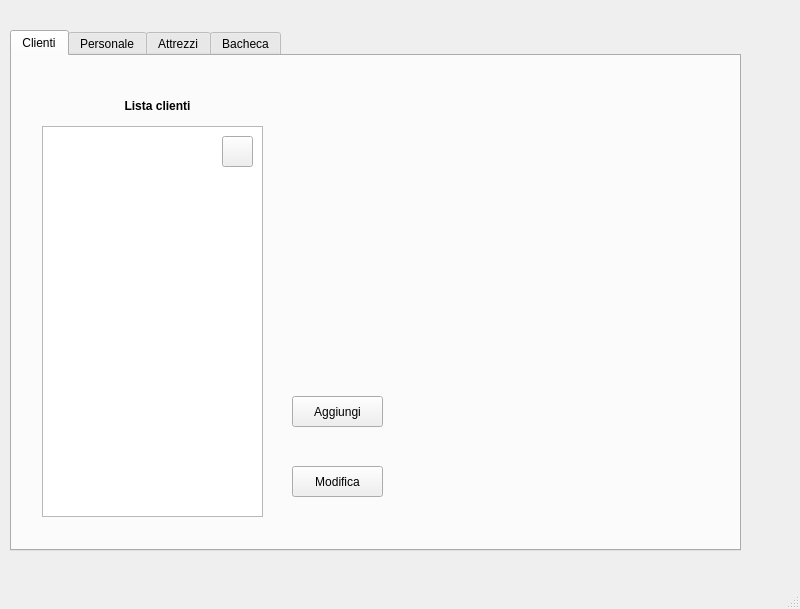
<?xml version="1.0" encoding="UTF-8"?>
<ui version="4.0">
 <class>MainWindow</class>
 <widget class="QMainWindow" name="MainWindow">
  <property name="geometry">
   <rect>
    <x>0</x>
    <y>0</y>
    <width>800</width>
    <height>609</height>
   </rect>
  </property>
  <property name="windowTitle">
   <string>MainWindow</string>
  </property>
  <widget class="QWidget" name="centralwidget">
   <widget class="QTabWidget" name="tabWidget">
    <property name="geometry">
     <rect>
      <x>10</x>
      <y>30</y>
      <width>731</width>
      <height>521</height>
     </rect>
    </property>
    <property name="tabPosition">
     <enum>QTabWidget::North</enum>
    </property>
    <property name="currentIndex">
     <number>0</number>
    </property>
    <widget class="QWidget" name="tabCli">
     <attribute name="title">
      <string>Clienti</string>
     </attribute>
     <widget class="QListWidget" name="listWidgetCli">
      <property name="geometry">
       <rect>
        <x>30</x>
        <y>70</y>
        <width>221</width>
        <height>391</height>
       </rect>
      </property>
     </widget>
     <widget class="QPushButton" name="btnnAggCli">
      <property name="geometry">
       <rect>
        <x>280</x>
        <y>340</y>
        <width>91</width>
        <height>31</height>
       </rect>
      </property>
      <property name="text">
       <string>Aggiungi</string>
      </property>
     </widget>
     <widget class="QPushButton" name="btnModificaCli">
      <property name="geometry">
       <rect>
        <x>280</x>
        <y>410</y>
        <width>91</width>
        <height>31</height>
       </rect>
      </property>
      <property name="text">
       <string>Modifica</string>
      </property>
     </widget>
     <widget class="QPushButton" name="btn_aggiorna">
      <property name="geometry">
       <rect>
        <x>210</x>
        <y>80</y>
        <width>31</width>
        <height>31</height>
       </rect>
      </property>
      <property name="text">
       <string/>
      </property>
      <property name="icon">
       <iconset>
        <normaloff>../../../../../Desktop/aggiornamento.jpg</normaloff>../../../../../Desktop/aggiornamento.jpg</iconset>
      </property>
      <property name="iconSize">
       <size>
        <width>50</width>
        <height>50</height>
       </size>
      </property>
     </widget>
     <widget class="QLabel" name="lbl_testo">
      <property name="geometry">
       <rect>
        <x>30</x>
        <y>40</y>
        <width>231</width>
        <height>21</height>
       </rect>
      </property>
      <property name="font">
       <font>
        <weight>75</weight>
        <bold>true</bold>
       </font>
      </property>
      <property name="frameShape">
       <enum>QFrame::NoFrame</enum>
      </property>
      <property name="text">
       <string>&lt;html&gt;&lt;head/&gt;&lt;body&gt;&lt;p align=&quot;center&quot;&gt;Lista clienti&lt;/p&gt;&lt;/body&gt;&lt;/html&gt;</string>
      </property>
     </widget>
     <widget class="QLabel" name="label_2">
      <property name="geometry">
       <rect>
        <x>0</x>
        <y>0</y>
        <width>731</width>
        <height>491</height>
       </rect>
      </property>
      <property name="text">
       <string/>
      </property>
      <property name="pixmap">
       <pixmap>../../Resources/logo/pngGUI_client/Sfondodecisivo.png</pixmap>
      </property>
      <property name="scaledContents">
       <bool>true</bool>
      </property>
     </widget>
     <widget class="QLabel" name="label_9">
      <property name="geometry">
       <rect>
        <x>350</x>
        <y>30</y>
        <width>341</width>
        <height>191</height>
       </rect>
      </property>
      <property name="text">
       <string/>
      </property>
      <property name="pixmap">
       <pixmap>../../Resources/logo/download (1).jpg</pixmap>
      </property>
      <property name="scaledContents">
       <bool>true</bool>
      </property>
     </widget>
     <zorder>label_2</zorder>
     <zorder>listWidgetCli</zorder>
     <zorder>btnnAggCli</zorder>
     <zorder>btnModificaCli</zorder>
     <zorder>btn_aggiorna</zorder>
     <zorder>lbl_testo</zorder>
     <zorder>label_9</zorder>
    </widget>
    <widget class="QWidget" name="tabPer">
     <attribute name="title">
      <string>Personale</string>
     </attribute>
     <widget class="QListWidget" name="listWidget">
      <property name="geometry">
       <rect>
        <x>30</x>
        <y>70</y>
        <width>221</width>
        <height>381</height>
       </rect>
      </property>
     </widget>
     <widget class="QPushButton" name="btnAggPer">
      <property name="geometry">
       <rect>
        <x>280</x>
        <y>340</y>
        <width>101</width>
        <height>31</height>
       </rect>
      </property>
      <property name="text">
       <string>Aggiungi</string>
      </property>
     </widget>
     <widget class="QPushButton" name="btnViewPer">
      <property name="geometry">
       <rect>
        <x>280</x>
        <y>400</y>
        <width>101</width>
        <height>31</height>
       </rect>
      </property>
      <property name="text">
       <string>Visualizza</string>
      </property>
     </widget>
     <widget class="QLabel" name="lbl_testo_2">
      <property name="geometry">
       <rect>
        <x>40</x>
        <y>40</y>
        <width>211</width>
        <height>21</height>
       </rect>
      </property>
      <property name="font">
       <font>
        <weight>75</weight>
        <bold>true</bold>
       </font>
      </property>
      <property name="frameShape">
       <enum>QFrame::NoFrame</enum>
      </property>
      <property name="text">
       <string>&lt;html&gt;&lt;head/&gt;&lt;body&gt;&lt;p align=&quot;center&quot;&gt;Lista personale&lt;/p&gt;&lt;/body&gt;&lt;/html&gt;</string>
      </property>
     </widget>
     <widget class="QPushButton" name="btn_aggiorna_2">
      <property name="geometry">
       <rect>
        <x>210</x>
        <y>80</y>
        <width>31</width>
        <height>31</height>
       </rect>
      </property>
      <property name="text">
       <string/>
      </property>
      <property name="icon">
       <iconset>
        <normaloff>../../../../../Desktop/aggiornamento.jpg</normaloff>../../../../../Desktop/aggiornamento.jpg</iconset>
      </property>
      <property name="iconSize">
       <size>
        <width>50</width>
        <height>50</height>
       </size>
      </property>
     </widget>
     <widget class="QLabel" name="label_3">
      <property name="geometry">
       <rect>
        <x>0</x>
        <y>0</y>
        <width>731</width>
        <height>491</height>
       </rect>
      </property>
      <property name="text">
       <string/>
      </property>
      <property name="pixmap">
       <pixmap>../../Resources/logo/pngGUI_client/Sfondodecisivo.png</pixmap>
      </property>
      <property name="scaledContents">
       <bool>true</bool>
      </property>
     </widget>
     <widget class="QLabel" name="label_7">
      <property name="geometry">
       <rect>
        <x>350</x>
        <y>20</y>
        <width>341</width>
        <height>191</height>
       </rect>
      </property>
      <property name="text">
       <string/>
      </property>
      <property name="pixmap">
       <pixmap>../../Resources/logo/download (1).jpg</pixmap>
      </property>
      <property name="scaledContents">
       <bool>true</bool>
      </property>
     </widget>
     <zorder>label_3</zorder>
     <zorder>listWidget</zorder>
     <zorder>btnAggPer</zorder>
     <zorder>btnViewPer</zorder>
     <zorder>lbl_testo_2</zorder>
     <zorder>btn_aggiorna_2</zorder>
     <zorder>label_7</zorder>
    </widget>
    <widget class="QWidget" name="tabAtt">
     <attribute name="title">
      <string>Attrezzi</string>
     </attribute>
     <widget class="QPushButton" name="btnAggAtt">
      <property name="geometry">
       <rect>
        <x>390</x>
        <y>360</y>
        <width>91</width>
        <height>31</height>
       </rect>
      </property>
      <property name="text">
       <string>Aggiungi</string>
      </property>
     </widget>
     <widget class="QPushButton" name="btnRimuoviAtt">
      <property name="geometry">
       <rect>
        <x>240</x>
        <y>360</y>
        <width>91</width>
        <height>31</height>
       </rect>
      </property>
      <property name="text">
       <string>Rimuovi</string>
      </property>
     </widget>
     <widget class="QLabel" name="label_4">
      <property name="geometry">
       <rect>
        <x>0</x>
        <y>0</y>
        <width>731</width>
        <height>501</height>
       </rect>
      </property>
      <property name="text">
       <string/>
      </property>
      <property name="pixmap">
       <pixmap>../../Resources/logo/pngGUI_client/Sfondodecisivo.png</pixmap>
      </property>
      <property name="scaledContents">
       <bool>true</bool>
      </property>
     </widget>
     <widget class="QTableWidget" name="tableWidgetAtt">
      <property name="geometry">
       <rect>
        <x>10</x>
        <y>80</y>
        <width>691</width>
        <height>261</height>
       </rect>
      </property>
      <column>
       <property name="text">
        <string>Descrizione</string>
       </property>
      </column>
      <column>
       <property name="text">
        <string>Data acquisto</string>
       </property>
      </column>
      <column>
       <property name="text">
        <string>Quantità</string>
       </property>
      </column>
      <column>
       <property name="text">
        <string>Costo unitario</string>
       </property>
      </column>
      <column>
       <property name="text">
        <string>Data manutenzione</string>
       </property>
      </column>
     </widget>
     <widget class="QPushButton" name="btn_aggiorna_3">
      <property name="geometry">
       <rect>
        <x>660</x>
        <y>90</y>
        <width>31</width>
        <height>31</height>
       </rect>
      </property>
      <property name="text">
       <string/>
      </property>
      <property name="icon">
       <iconset>
        <normaloff>../../Resources/logo/aggiornamento.jpg</normaloff>../../Resources/logo/aggiornamento.jpg</iconset>
      </property>
      <property name="iconSize">
       <size>
        <width>50</width>
        <height>50</height>
       </size>
      </property>
     </widget>
     <zorder>label_4</zorder>
     <zorder>btnAggAtt</zorder>
     <zorder>btnRimuoviAtt</zorder>
     <zorder>tableWidgetAtt</zorder>
     <zorder>btn_aggiorna_3</zorder>
    </widget>
    <widget class="QWidget" name="tab">
     <attribute name="title">
      <string>Bacheca</string>
     </attribute>
     <widget class="QPushButton" name="pushButton_8">
      <property name="geometry">
       <rect>
        <x>510</x>
        <y>220</y>
        <width>141</width>
        <height>28</height>
       </rect>
      </property>
      <property name="text">
       <string>Elimina Messaggio</string>
      </property>
     </widget>
     <widget class="QPushButton" name="pushButton_7">
      <property name="geometry">
       <rect>
        <x>510</x>
        <y>170</y>
        <width>141</width>
        <height>28</height>
       </rect>
      </property>
      <property name="text">
       <string>Scrivi Messaggio</string>
      </property>
     </widget>
     <widget class="QListWidget" name="listWidget_4">
      <property name="geometry">
       <rect>
        <x>50</x>
        <y>110</y>
        <width>441</width>
        <height>251</height>
       </rect>
      </property>
     </widget>
     <widget class="QLabel" name="label">
      <property name="geometry">
       <rect>
        <x>60</x>
        <y>30</y>
        <width>421</width>
        <height>61</height>
       </rect>
      </property>
      <property name="font">
       <font>
        <pointsize>14</pointsize>
        <weight>75</weight>
        <bold>true</bold>
       </font>
      </property>
      <property name="text">
       <string>&lt;html&gt;&lt;head/&gt;&lt;body&gt;&lt;p align=&quot;center&quot;&gt;Casella dei messaggi&lt;/p&gt;&lt;/body&gt;&lt;/html&gt;</string>
      </property>
     </widget>
     <widget class="QLabel" name="label_5">
      <property name="geometry">
       <rect>
        <x>0</x>
        <y>0</y>
        <width>731</width>
        <height>491</height>
       </rect>
      </property>
      <property name="text">
       <string/>
      </property>
      <property name="pixmap">
       <pixmap>../../Resources/logo/pngGUI_client/Sfondodecisivo.png</pixmap>
      </property>
      <property name="scaledContents">
       <bool>true</bool>
      </property>
     </widget>
     <widget class="QLabel" name="label_6">
      <property name="geometry">
       <rect>
        <x>210</x>
        <y>210</y>
        <width>81</width>
        <height>111</height>
       </rect>
      </property>
      <property name="text">
       <string/>
      </property>
      <property name="pixmap">
       <pixmap>../../../../../Desktop/images.jpg</pixmap>
      </property>
      <property name="scaledContents">
       <bool>true</bool>
      </property>
     </widget>
     <widget class="QLabel" name="label_8">
      <property name="geometry">
       <rect>
        <x>380</x>
        <y>120</y>
        <width>101</width>
        <height>71</height>
       </rect>
      </property>
      <property name="text">
       <string/>
      </property>
      <property name="pixmap">
       <pixmap>../../Resources/logo/download (1).png</pixmap>
      </property>
      <property name="scaledContents">
       <bool>true</bool>
      </property>
     </widget>
     <zorder>label_5</zorder>
     <zorder>pushButton_8</zorder>
     <zorder>pushButton_7</zorder>
     <zorder>listWidget_4</zorder>
     <zorder>label</zorder>
     <zorder>label_6</zorder>
     <zorder>label_8</zorder>
    </widget>
   </widget>
  </widget>
  <widget class="QMenuBar" name="menubar">
   <property name="geometry">
    <rect>
     <x>0</x>
     <y>0</y>
     <width>800</width>
     <height>26</height>
    </rect>
   </property>
  </widget>
  <widget class="QStatusBar" name="statusbar"/>
 </widget>
 <resources/>
 <connections/>
</ui>
